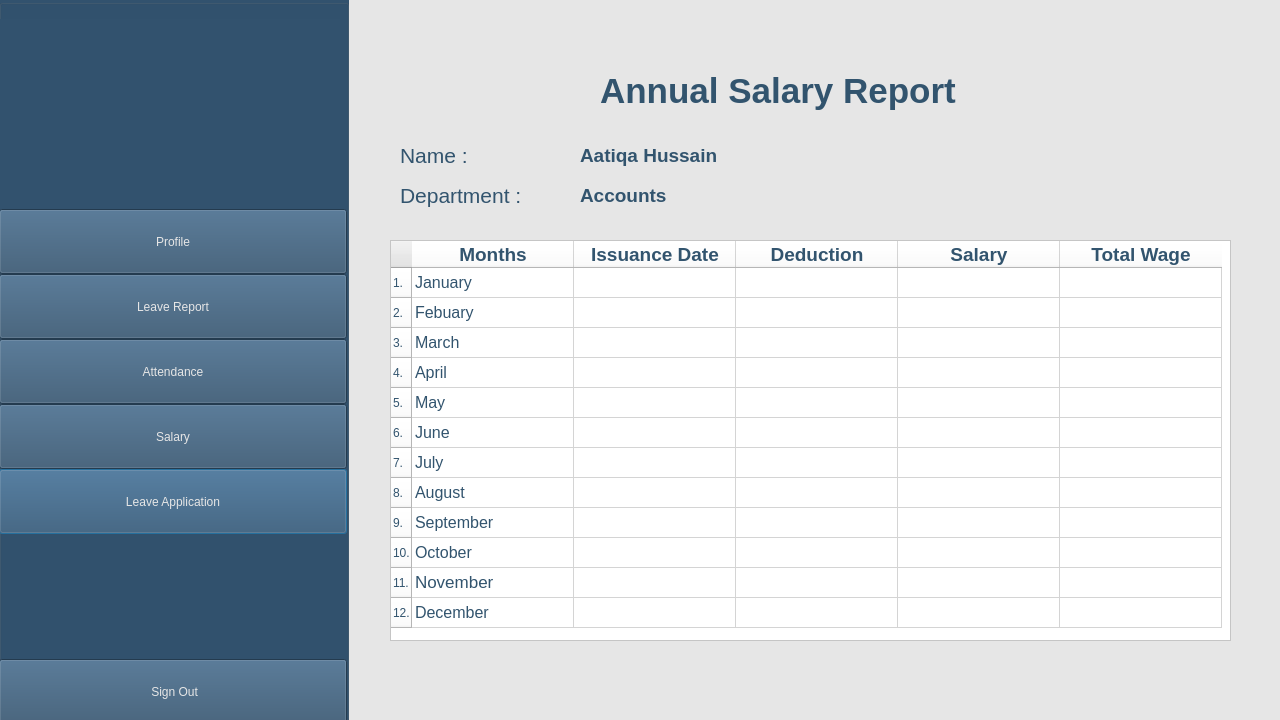
<?xml version="1.0" encoding="UTF-8"?>
<ui version="4.0">
 <class>Dialog</class>
 <widget class="QDialog" name="Dialog">
  <property name="geometry">
   <rect>
    <x>0</x>
    <y>0</y>
    <width>1280</width>
    <height>720</height>
   </rect>
  </property>
  <property name="minimumSize">
   <size>
    <width>1280</width>
    <height>720</height>
   </size>
  </property>
  <property name="maximumSize">
   <size>
    <width>1280</width>
    <height>720</height>
   </size>
  </property>
  <property name="mouseTracking">
   <bool>true</bool>
  </property>
  <property name="tabletTracking">
   <bool>true</bool>
  </property>
  <property name="windowTitle">
   <string>Dialog</string>
  </property>
  <property name="styleSheet">
   <string notr="true">background-color: rgb(230, 230, 230);</string>
  </property>
  <widget class="QGroupBox" name="side_bar">
   <property name="geometry">
    <rect>
     <x>-1</x>
     <y>-1</y>
     <width>350</width>
     <height>722</height>
    </rect>
   </property>
   <property name="minimumSize">
    <size>
     <width>350</width>
     <height>722</height>
    </size>
   </property>
   <property name="maximumSize">
    <size>
     <width>350</width>
     <height>722</height>
    </size>
   </property>
   <property name="styleSheet">
    <string notr="true">background-color: rgb(50, 82, 110);</string>
   </property>
   <property name="title">
    <string/>
   </property>
   <widget class="QLabel" name="logo">
    <property name="geometry">
     <rect>
      <x>0</x>
      <y>20</y>
      <width>341</width>
      <height>191</height>
     </rect>
    </property>
    <property name="text">
     <string/>
    </property>
    <property name="pixmap">
     <pixmap>../Images/logo-grey.png</pixmap>
    </property>
    <property name="scaledContents">
     <bool>true</bool>
    </property>
   </widget>
   <widget class="QPushButton" name="profile">
    <property name="geometry">
     <rect>
      <x>0</x>
      <y>470</y>
      <width>348</width>
      <height>65</height>
     </rect>
    </property>
    <property name="minimumSize">
     <size>
      <width>348</width>
      <height>65</height>
     </size>
    </property>
    <property name="maximumSize">
     <size>
      <width>348</width>
      <height>65</height>
     </size>
    </property>
    <property name="cursor">
     <cursorShape>PointingHandCursor</cursorShape>
    </property>
    <property name="styleSheet">
     <string notr="true">font: 20pt &quot;Sitka&quot; rgb(255, 255, 255);
color: rgb(230, 230, 230);</string>
    </property>
    <property name="text">
     <string>Leave Application</string>
    </property>
   </widget>
   <widget class="QPushButton" name="leave_report">
    <property name="geometry">
     <rect>
      <x>0</x>
      <y>210</y>
      <width>348</width>
      <height>65</height>
     </rect>
    </property>
    <property name="minimumSize">
     <size>
      <width>348</width>
      <height>65</height>
     </size>
    </property>
    <property name="maximumSize">
     <size>
      <width>348</width>
      <height>65</height>
     </size>
    </property>
    <property name="cursor">
     <cursorShape>PointingHandCursor</cursorShape>
    </property>
    <property name="styleSheet">
     <string notr="true">font: 20pt &quot;Sitka&quot;;
color: rgb(230, 230, 230);</string>
    </property>
    <property name="text">
     <string>Profile</string>
    </property>
   </widget>
   <widget class="QPushButton" name="leave_application">
    <property name="geometry">
     <rect>
      <x>0</x>
      <y>405</y>
      <width>348</width>
      <height>65</height>
     </rect>
    </property>
    <property name="minimumSize">
     <size>
      <width>348</width>
      <height>65</height>
     </size>
    </property>
    <property name="maximumSize">
     <size>
      <width>348</width>
      <height>65</height>
     </size>
    </property>
    <property name="cursor">
     <cursorShape>PointingHandCursor</cursorShape>
    </property>
    <property name="styleSheet">
     <string notr="true">font: 20pt &quot;Sitka&quot; rgb(255, 255, 255);
color: rgb(230, 230, 230);</string>
    </property>
    <property name="text">
     <string>Salary</string>
    </property>
   </widget>
   <widget class="QPushButton" name="salary">
    <property name="geometry">
     <rect>
      <x>0</x>
      <y>275</y>
      <width>348</width>
      <height>65</height>
     </rect>
    </property>
    <property name="minimumSize">
     <size>
      <width>348</width>
      <height>65</height>
     </size>
    </property>
    <property name="maximumSize">
     <size>
      <width>348</width>
      <height>65</height>
     </size>
    </property>
    <property name="cursor">
     <cursorShape>PointingHandCursor</cursorShape>
    </property>
    <property name="styleSheet">
     <string notr="true">font: 20pt &quot;Sitka&quot; rgb(255, 255, 255);
color: rgb(230, 230, 230);</string>
    </property>
    <property name="text">
     <string>Leave Report</string>
    </property>
   </widget>
   <widget class="QPushButton" name="attendance">
    <property name="geometry">
     <rect>
      <x>0</x>
      <y>340</y>
      <width>348</width>
      <height>65</height>
     </rect>
    </property>
    <property name="minimumSize">
     <size>
      <width>348</width>
      <height>65</height>
     </size>
    </property>
    <property name="maximumSize">
     <size>
      <width>348</width>
      <height>65</height>
     </size>
    </property>
    <property name="cursor">
     <cursorShape>PointingHandCursor</cursorShape>
    </property>
    <property name="styleSheet">
     <string notr="true">font: 20pt &quot;Sitka&quot; rgb(255, 255, 255);
color: rgb(230, 230, 230);</string>
    </property>
    <property name="text">
     <string>Attendance</string>
    </property>
   </widget>
   <widget class="QPushButton" name="sign_out">
    <property name="geometry">
     <rect>
      <x>0</x>
      <y>660</y>
      <width>348</width>
      <height>65</height>
     </rect>
    </property>
    <property name="minimumSize">
     <size>
      <width>348</width>
      <height>65</height>
     </size>
    </property>
    <property name="maximumSize">
     <size>
      <width>348</width>
      <height>65</height>
     </size>
    </property>
    <property name="cursor">
     <cursorShape>PointingHandCursor</cursorShape>
    </property>
    <property name="styleSheet">
     <string notr="true">font: italic 18pt &quot;Sitka&quot; rgb(255, 255, 255);
color: rgb(230, 230, 230);</string>
    </property>
    <property name="text">
     <string>  Sign Out </string>
    </property>
    <property name="icon">
     <iconset>
      <normaloff>../Images/sign out-grey.png</normaloff>
      <normalon>../Images/sign out-grey.png</normalon>../Images/sign out-grey.png</iconset>
    </property>
    <property name="iconSize">
     <size>
      <width>30</width>
      <height>30</height>
     </size>
    </property>
   </widget>
  </widget>
  <widget class="QLabel" name="department_input">
   <property name="geometry">
    <rect>
     <x>580</x>
     <y>180</y>
     <width>500</width>
     <height>30</height>
    </rect>
   </property>
   <property name="font">
    <font>
     <family>Segoe UI</family>
     <pointsize>14</pointsize>
     <italic>false</italic>
     <bold>true</bold>
    </font>
   </property>
   <property name="styleSheet">
    <string notr="true">color: rgb(50, 84, 110);
font: 700 14pt &quot;Segoe UI&quot;;</string>
   </property>
   <property name="text">
    <string>Accounts</string>
   </property>
  </widget>
  <widget class="QLabel" name="name">
   <property name="geometry">
    <rect>
     <x>400</x>
     <y>140</y>
     <width>150</width>
     <height>30</height>
    </rect>
   </property>
   <property name="font">
    <font>
     <family>Segoe UI</family>
     <pointsize>16</pointsize>
     <italic>false</italic>
     <fontweight>Black</fontweight>
    </font>
   </property>
   <property name="styleSheet">
    <string notr="true">color: rgb(50, 84, 110);
font: 900 16pt &quot;Segoe UI&quot;;</string>
   </property>
   <property name="text">
    <string>Name :</string>
   </property>
  </widget>
  <widget class="QLabel" name="title">
   <property name="geometry">
    <rect>
     <x>600</x>
     <y>60</y>
     <width>481</width>
     <height>61</height>
    </rect>
   </property>
   <property name="font">
    <font>
     <pointsize>26</pointsize>
     <bold>true</bold>
    </font>
   </property>
   <property name="styleSheet">
    <string notr="true">color: rgb(50, 84, 110);</string>
   </property>
   <property name="text">
    <string>Annual Salary Report</string>
   </property>
  </widget>
  <widget class="QLabel" name="department">
   <property name="geometry">
    <rect>
     <x>400</x>
     <y>180</y>
     <width>150</width>
     <height>30</height>
    </rect>
   </property>
   <property name="font">
    <font>
     <family>Segoe UI</family>
     <pointsize>16</pointsize>
     <italic>false</italic>
     <fontweight>Black</fontweight>
    </font>
   </property>
   <property name="styleSheet">
    <string notr="true">color: rgb(50, 84, 110);
font: 900 16pt &quot;Segoe UI&quot;;</string>
   </property>
   <property name="text">
    <string>Department :</string>
   </property>
  </widget>
  <widget class="QLabel" name="name_input">
   <property name="geometry">
    <rect>
     <x>580</x>
     <y>140</y>
     <width>500</width>
     <height>30</height>
    </rect>
   </property>
   <property name="font">
    <font>
     <family>Segoe UI</family>
     <pointsize>14</pointsize>
     <italic>false</italic>
     <bold>true</bold>
     <underline>false</underline>
    </font>
   </property>
   <property name="styleSheet">
    <string notr="true">color: rgb(50, 84, 110);
font: 700 14pt &quot;Segoe UI&quot;;</string>
   </property>
   <property name="text">
    <string>Aatiqa Hussain</string>
   </property>
  </widget>
  <widget class="QTableWidget" name="salary_record">
   <property name="geometry">
    <rect>
     <x>390</x>
     <y>240</y>
     <width>841</width>
     <height>401</height>
    </rect>
   </property>
   <property name="styleSheet">
    <string notr="true">color: rgb(50, 84, 110);
background-color: rgb(255, 255, 255);
</string>
   </property>
   <attribute name="horizontalHeaderDefaultSectionSize">
    <number>162</number>
   </attribute>
   <row>
    <property name="text">
     <string>1.</string>
    </property>
   </row>
   <row>
    <property name="text">
     <string>2.</string>
    </property>
   </row>
   <row>
    <property name="text">
     <string>3.</string>
    </property>
   </row>
   <row>
    <property name="text">
     <string>4.</string>
    </property>
   </row>
   <row>
    <property name="text">
     <string>5.</string>
    </property>
   </row>
   <row>
    <property name="text">
     <string>6.</string>
    </property>
   </row>
   <row>
    <property name="text">
     <string>7.</string>
    </property>
   </row>
   <row>
    <property name="text">
     <string>8.</string>
    </property>
   </row>
   <row>
    <property name="text">
     <string>9.</string>
    </property>
   </row>
   <row>
    <property name="text">
     <string>10.</string>
    </property>
   </row>
   <row>
    <property name="text">
     <string>11.</string>
    </property>
   </row>
   <row>
    <property name="text">
     <string>12.</string>
    </property>
   </row>
   <column>
    <property name="text">
     <string>Months</string>
    </property>
    <property name="font">
     <font>
      <pointsize>14</pointsize>
      <bold>true</bold>
     </font>
    </property>
    <property name="background">
     <color>
      <red>85</red>
      <green>55</green>
      <blue>89</blue>
     </color>
    </property>
    <property name="foreground">
     <brush brushstyle="SolidPattern">
      <color alpha="255">
       <red>50</red>
       <green>84</green>
       <blue>110</blue>
      </color>
     </brush>
    </property>
   </column>
   <column>
    <property name="text">
     <string>Issuance Date</string>
    </property>
    <property name="font">
     <font>
      <pointsize>14</pointsize>
      <bold>true</bold>
     </font>
    </property>
    <property name="background">
     <color>
      <red>85</red>
      <green>55</green>
      <blue>89</blue>
     </color>
    </property>
    <property name="foreground">
     <brush brushstyle="SolidPattern">
      <color alpha="255">
       <red>50</red>
       <green>84</green>
       <blue>110</blue>
      </color>
     </brush>
    </property>
   </column>
   <column>
    <property name="text">
     <string>Deduction</string>
    </property>
    <property name="font">
     <font>
      <pointsize>14</pointsize>
      <bold>true</bold>
     </font>
    </property>
    <property name="background">
     <color>
      <red>85</red>
      <green>55</green>
      <blue>89</blue>
     </color>
    </property>
    <property name="foreground">
     <brush brushstyle="SolidPattern">
      <color alpha="255">
       <red>50</red>
       <green>84</green>
       <blue>110</blue>
      </color>
     </brush>
    </property>
   </column>
   <column>
    <property name="text">
     <string>Salary</string>
    </property>
    <property name="font">
     <font>
      <pointsize>14</pointsize>
      <bold>true</bold>
     </font>
    </property>
    <property name="background">
     <color>
      <red>81</red>
      <green>55</green>
      <blue>89</blue>
     </color>
    </property>
    <property name="foreground">
     <brush brushstyle="SolidPattern">
      <color alpha="255">
       <red>50</red>
       <green>84</green>
       <blue>110</blue>
      </color>
     </brush>
    </property>
   </column>
   <column>
    <property name="text">
     <string>Total Wage</string>
    </property>
    <property name="font">
     <font>
      <pointsize>14</pointsize>
      <bold>true</bold>
     </font>
    </property>
    <property name="textAlignment">
     <set>AlignHCenter|AlignTop</set>
    </property>
    <property name="background">
     <color>
      <red>85</red>
      <green>55</green>
      <blue>89</blue>
     </color>
    </property>
    <property name="foreground">
     <brush brushstyle="SolidPattern">
      <color alpha="255">
       <red>50</red>
       <green>84</green>
       <blue>110</blue>
      </color>
     </brush>
    </property>
   </column>
   <item row="0" column="0">
    <property name="text">
     <string>January</string>
    </property>
    <property name="font">
     <font>
      <pointsize>12</pointsize>
     </font>
    </property>
   </item>
   <item row="1" column="0">
    <property name="text">
     <string>Febuary</string>
    </property>
    <property name="font">
     <font>
      <pointsize>12</pointsize>
     </font>
    </property>
   </item>
   <item row="2" column="0">
    <property name="text">
     <string>March</string>
    </property>
    <property name="font">
     <font>
      <pointsize>12</pointsize>
     </font>
    </property>
   </item>
   <item row="3" column="0">
    <property name="text">
     <string>April</string>
    </property>
    <property name="font">
     <font>
      <pointsize>12</pointsize>
     </font>
    </property>
   </item>
   <item row="4" column="0">
    <property name="text">
     <string>May</string>
    </property>
    <property name="font">
     <font>
      <pointsize>12</pointsize>
     </font>
    </property>
   </item>
   <item row="5" column="0">
    <property name="text">
     <string>June</string>
    </property>
    <property name="font">
     <font>
      <pointsize>12</pointsize>
     </font>
    </property>
   </item>
   <item row="6" column="0">
    <property name="text">
     <string>July</string>
    </property>
    <property name="font">
     <font>
      <pointsize>12</pointsize>
     </font>
    </property>
   </item>
   <item row="7" column="0">
    <property name="text">
     <string>August</string>
    </property>
    <property name="font">
     <font>
      <pointsize>12</pointsize>
     </font>
    </property>
   </item>
   <item row="8" column="0">
    <property name="text">
     <string>September</string>
    </property>
    <property name="font">
     <font>
      <pointsize>12</pointsize>
     </font>
    </property>
   </item>
   <item row="9" column="0">
    <property name="text">
     <string>October</string>
    </property>
    <property name="font">
     <font>
      <pointsize>12</pointsize>
     </font>
    </property>
   </item>
   <item row="10" column="0">
    <property name="text">
     <string>November</string>
    </property>
    <property name="font">
     <font>
      <pointsize>13</pointsize>
     </font>
    </property>
   </item>
   <item row="11" column="0">
    <property name="text">
     <string>December</string>
    </property>
    <property name="font">
     <font>
      <pointsize>12</pointsize>
     </font>
    </property>
   </item>
  </widget>
 </widget>
 <resources/>
 <connections/>
</ui>
